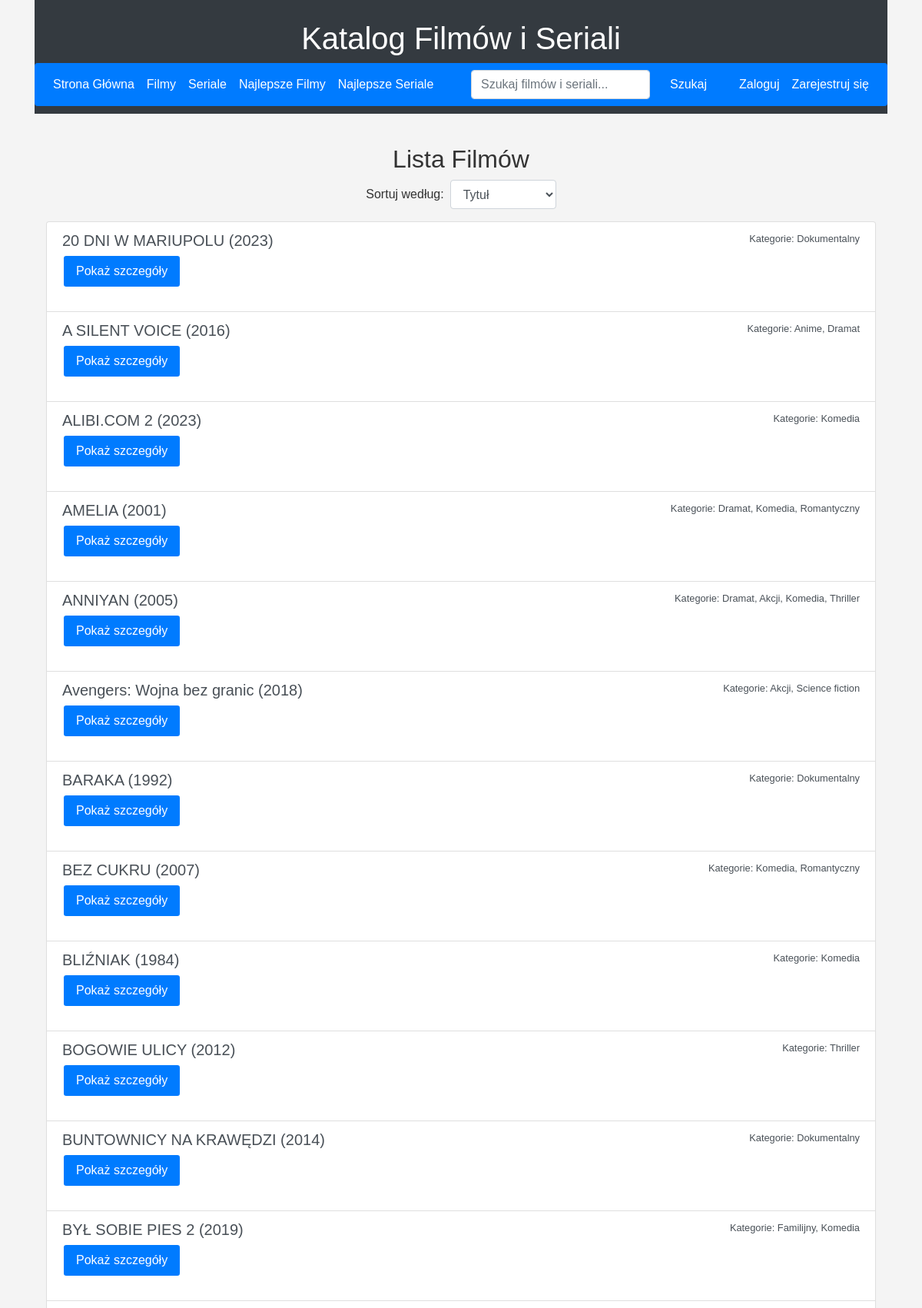
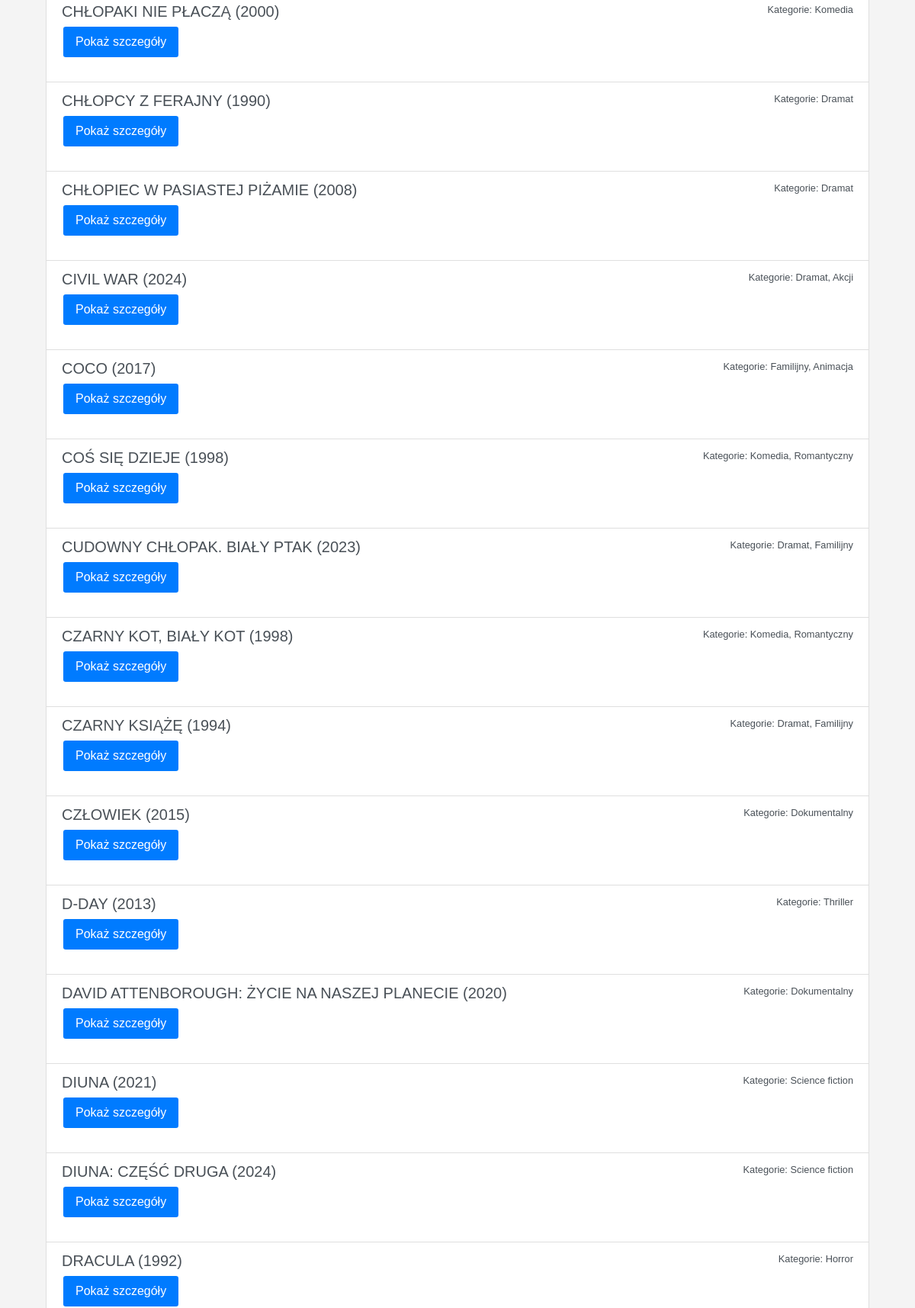
The page /filmy/ (upper part) on the database its author committed (2 pictures, top to bottom).
### filmy/models.py (models this page shows, shortened)
class Film(models.Model):
    tytul = models.CharField(max_length=255)
    rezyser = models.CharField(max_length=100)
    rok_wydania = models.IntegerField()
    opis = models.TextField()
    kategorie = models.ManyToManyField(Kategoria, related_name='filmy')
    class Meta:
        unique_together = ('tytul', 'rezyser', 'rok_wydania')

class Kategoria(models.Model):
    nazwa = models.CharField(max_length=255, unique=True)

### filmy/views.py (the view)
# urls.py: path('filmy/', lista_filmow, name='lista_filmow'),
def lista_filmow(request):
    sort_by = request.GET.get('sort', 'tytul')
    if sort_by not in ['tytul', 'rok_wydania', 'kategorie__nazwa']:
        sort_by = 'tytul'
    filmy = Film.objects.all().order_by(sort_by)
    filmy_oceny = []
    for film in filmy:
        if request.user.is_authenticated:
            ocena_istnieje = film.oceny.filter(uzytkownik=request.user).exists()
            ocena = film.oceny.get(uzytkownik=request.user).ocena if ocena_istnieje else None
        else:
            ocena_istnieje = False
            ocena = None
        filmy_oceny.append({
            'film': film,
            'ocena_istnieje': ocena_istnieje,
            'ocena': ocena
        })
    return render(request, 'filmy/lista_filmow.html', {'filmy_oceny': filmy_oceny})

### filmy/templates/filmy/lista_filmow.html (shortened to what this page needs)
{% extends 'base_generic.html' %}
{% block content %}
<div class="container mt-3">
    <h2 class="text-center">Lista Filmów</h2>
    <div class="sort-options mb-3">
        <form method="get" action="" class="form-inline justify-content-center">
            <label for="sort" class="mr-2">Sortuj według:</label>
            <select name="sort" id="sort" class="form-control" onchange="this.form.submit()">
                <option value="tytul" {% if request.GET.sort == 'tytul' %}selected{% endif %}>Tytuł</option>
            </select>
        </form>
    </div>
    <div class="list-group">
        {% for item in filmy_oceny %}
            <div class="list-group-item list-group-item-action flex-column align-items-start">
                <div class="d-flex w-100 justify-content-between">
                    <h5 class="mb-1">{{ item.film.tytul }} ({{ item.film.rok_wydania }})</h5>
                    <small>Kategorie: {% for kategoria in item.film.kategorie.all %}{{ kategoria.nazwa }}{% if not forloop.last %}, {% endif %}{% endfor %}</small>
                </div>
                <p>
                    <button class="btn btn-primary btn-sm" onclick="pokazSzczegoly('film', {{ item.film.id }})">Pokaż szczegóły</button>
                </p>
            </div>
        {% endfor %}
    </div>
</div>
{% endblock %}

### static/css/style.css (style rules this page uses)
html, body { height: 100%; margin: 0; padding: 0; display: flex; flex-direction: column; }
body { font-family: 'Arial', sans-serif; background: #f4f4f4; color: #333; flex: 1; display: flex; flex-direction: column; }
.container { display: flex; flex-direction: column; flex: 1; min-height: 0; }
.btn { border: none; color: white; padding: 8px 16px; text-align: center; text-decoration: none; display: inline-block; font-size: 16px; margin: 4px 2px; transition-duration: 0.4s; cursor: pointer; }
.btn-primary { background-color: #007bff; }

### rows shown on the page
Film: film.tytul "20 DNI W MARIUPOLU", film.rok_wydania "2023"
Kategoria: nazwa "Dokumentalny"
Film: film.tytul "A SILENT VOICE", film.rok_wydania "2016"
Kategoria: nazwa "Anime"
Kategoria: nazwa "Dramat"
Film: film.tytul "ALIBI.COM 2", film.rok_wydania "2023"
Kategoria: nazwa "Komedia"
Film: film.tytul "AMELIA", film.rok_wydania "2001"
Kategoria: nazwa "Romantyczny"
Film: film.tytul "ANNIYAN", film.rok_wydania "2005"
Kategoria: nazwa "Akcji"
Kategoria: nazwa "Thriller"
Film: film.tytul "Avengers: Wojna bez granic", film.rok_wydania "2018"
Kategoria: nazwa "Science fiction"
Film: film.tytul "BARAKA", film.rok_wydania "1992"
Film: film.tytul "BEZ CUKRU", film.rok_wydania "2007"
Film: film.tytul "BLIŹNIAK", film.rok_wydania "1984"
Film: film.tytul "BOGOWIE ULICY", film.rok_wydania "2012"
Film: film.tytul "BUNTOWNICY NA KRAWĘDZI", film.rok_wydania "2014"
Film: film.tytul "BYŁ SOBIE PIES 2", film.rok_wydania "2019"
Kategoria: nazwa "Familijny"
Film: film.tytul "CHŁOPAKI NIE PŁACZĄ", film.rok_wydania "2000"
Film: film.tytul "CHŁOPCY Z FERAJNY", film.rok_wydania "1990"
Film: film.tytul "CHŁOPIEC W PASIASTEJ PIŻAMIE", film.rok_wydania "2008"
Film: film.tytul "CIVIL WAR", film.rok_wydania "2024"
Film: film.tytul "COCO", film.rok_wydania "2017"
Kategoria: nazwa "Animacja"
Film: film.tytul "COŚ SIĘ DZIEJE", film.rok_wydania "1998"
Film: film.tytul "CUDOWNY CHŁOPAK. BIAŁY PTAK", film.rok_wydania "2023"
Film: film.tytul "CZARNY KOT, BIAŁY KOT", film.rok_wydania "1998"
Film: film.tytul "CZARNY KSIĄŻĘ", film.rok_wydania "1994"
Film: film.tytul "CZŁOWIEK", film.rok_wydania "2015"
Film: film.tytul "D-DAY", film.rok_wydania "2013"
Film: film.tytul "DAVID ATTENBOROUGH: ŻYCIE NA NASZEJ PLANECIE", film.rok_wydania "2020"
Film: film.tytul "DIUNA", film.rok_wydania "2021"
Film: film.tytul "DIUNA: CZĘŚĆ DRUGA", film.rok_wydania "2024"
Film: film.tytul "DRACULA", film.rok_wydania "1992"
Kategoria: nazwa "Horror"
